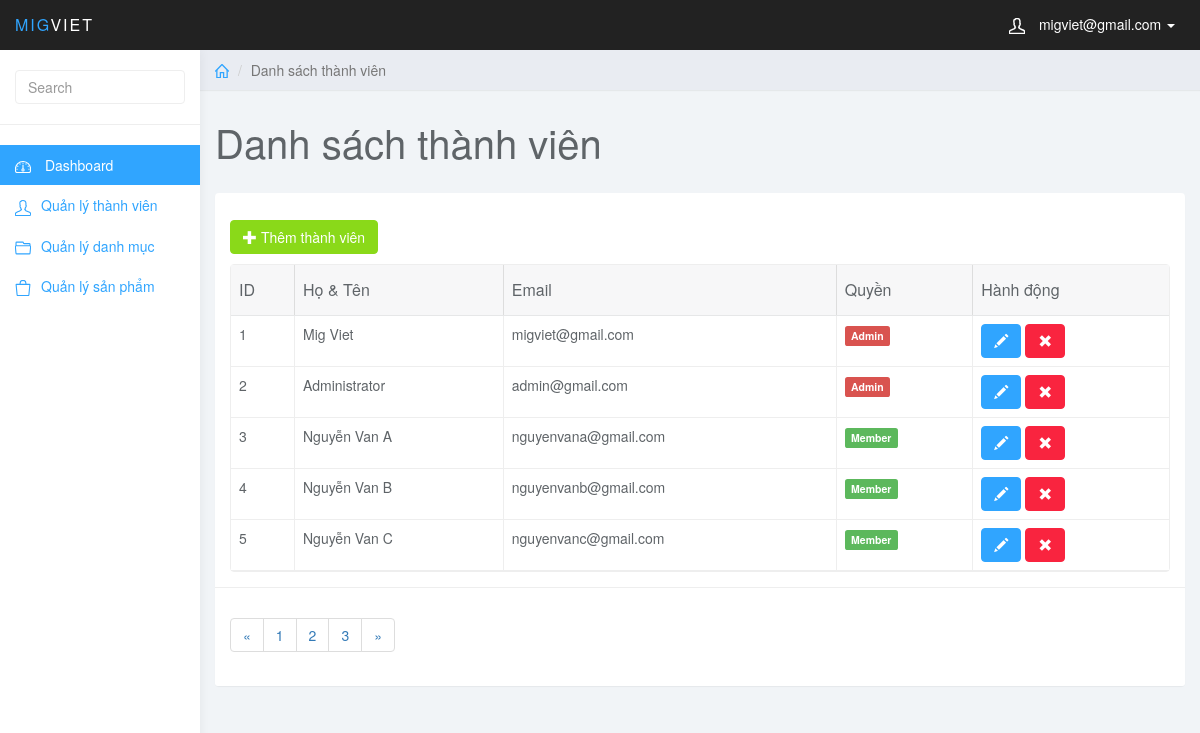
Page /admin/index.php?page_layout=user (signed in) on the committed database.
### tables this page shows
CREATE TABLE `user` (
  `user_id` int(11) NOT NULL,
  `user_full` varchar(255) NOT NULL,
  `user_mail` varchar(255) NOT NULL,
  `user_pass` varchar(255) NOT NULL,
  `user_level` int(1) NOT NULL
);

### admin/user.php (the view, shortened to what this page needs)
<div class="col-sm-9 col-sm-offset-3 col-lg-10 col-lg-offset-2 main">
    <div class="row">
        <ol class="breadcrumb">
            <li><a href="#"><svg class="glyph stroked home">
                        <use xlink:href="#stroked-home"></use>
                    </svg></a></li>
            <li class="active">Danh sách thành viên</li>
        </ol>
    </div>
    <div class="row">
        <div class="col-lg-12">
            <h1 class="page-header">Danh sách thành viên</h1>
        </div>
    </div>
    <div id="toolbar" class="btn-group">
        <a href="index.php?page_layout=add_user" class="btn btn-success">
            <i class="glyphicon glyphicon-plus"></i> Thêm thành viên
        </a>
    </div>
    <div class="row">
        <div class="col-lg-12">
            <div class="panel panel-default">
                <div class="panel-body">
                    <table data-toolbar="#toolbar" data-toggle="table">
                        <thead>
                            <tr>
                                <th data-field="id" data-sortable="true">ID</th>
                                <th data-field="name" data-sortable="true">Họ & Tên</th>
                                <th data-field="price" data-sortable="true">Email</th>
                                <th>Quyền</th>
                                <th>Hành động</th>
                            </tr>
                        </thead>
                        <tbody>
                            <?php
                            $sql = "SELECT * FROM user
								ORDER BY user_id ASC";
                            $query = mysqli_query($conn, $sql);
                            while ($row = mysqli_fetch_array($query)) {
                            ?>
                                <tr>
                                    <td style=""><?php echo $row['user_id']; ?></td>
                                    <td style=""><?php echo $row['user_full']; ?></td>
                                    <td style=""><?php echo $row['user_mail']; ?></td>
                                    <td><span class="label <?php if ($row['user_level'] == 1) {
                                                                echo 'label-danger';
                                                            } else {
                                                                echo 'label-success';
                                                            } ?>"><?php if ($row['user_level'] == 1) {
                                                                                                                                                    echo 'Admin';
                                                                                                                                                } else {
                                                                                                                                                    echo 'Member';
                                                                                                                                                } ?></span></td>
                                    <td class="form-group">
                                        <a href="index.php?page_layout=edit_user&user_id=<?php echo $row['user_id']; ?>" class="btn btn-primary"><i class="glyphicon glyphicon-pencil"></i></a>
                                        <a onclick="return thongbao();" href="del_user.php?user_id=<?php echo $row['user_id']; ?>" class="btn btn-danger"><i class="glyphicon glyphicon-remove"></i></a>
                                    </td>
                                </tr>
                            <?php
                            }
                            ?>
                        </tbody>
                    </table>
                </div>
                <div class="panel-footer">
                    <nav aria-label="Page navigation example">
                        <ul class="pagination">
                            <li class="page-item"><a class="page-link" href="#">&laquo;</a></li>
                            <li class="page-item"><a class="page-link" href="#">1</a></li>
                            <li class="page-item"><a class="page-link" href="#">2</a></li>
                            <li class="page-item"><a class="page-link" href="#">3</a></li>
                            <li class="page-item"><a class="page-link" href="#">&raquo;</a></li>
                        </ul>
                    </nav>
                </div>
            </div>
        </div>
    </div>
</div>

### admin/css/styles.css (style rules this page uses)
body { background: #f1f4f7; padding-top: 50px; color: #5f6468; }
a, a:hover, a:focus { color: #30a5ff; }
h1, h2, h3, h4, h5, h6 { color: #5f6468; }
h1 { font-weight: 300; font-size: 40px; }
.btn-primary, .btn-primary:hover, .btn-primary:focus, .btn-primary:active, .btn-primary.active, .open > .dropdown-toggle.btn-primary, .btn-primary.disabled, .btn-primary[disabled], fieldset[disabled] .btn-primary, .btn-primary.disabled:hover, .btn-primary[disabled]:hover, fieldset[disabled] .btn-primary:hover, .btn-primary.disabled:focus, .btn-primary[disabled]:focus, fieldset[disabled] .btn-primary:focus, .btn-primary.disabled:active, .btn-primary[disabled]:active, fieldset[disabled] .btn-primary:active, .btn-primary.disabled.active, .btn-primary[disabled].active, fieldset[disabled] .btn-primary.active { background-color: #30a5ff; border-color: #30a5ff; }
.btn-success, .btn-success:hover, .btn-success:focus, .btn-success:active, .btn-success.active, .open > .dropdown-toggle.btn-success, .btn-success.disabled, .btn-success[disabled], fieldset[disabled] .btn-success, .btn-success.disabled:hover, .btn-success[disabled]:hover, fieldset[disabled] .btn-success:hover, .btn-success.disabled:focus, .btn-success[disabled]:focus, fieldset[disabled] .btn-success:focus, .btn-success.disabled:active, .btn-success[disabled]:active, fieldset[disabled] .btn-success:active, .btn-success.disabled.active, .btn-success[disabled].active, fieldset[disabled] .btn-success.active { background-color: #8ad919; border-color: #8ad919; }
.btn-danger, .btn-danger:hover, .btn-danger:focus, .btn-danger:active, .btn-danger.active, .open > .dropdown-toggle.btn-danger, .btn-danger.disabled, .btn-danger[disabled], fieldset[disabled] .btn-danger, .btn-danger.disabled:hover, .btn-danger[disabled]:hover, fieldset[disabled] .btn-danger:hover, .btn-danger.disabled:focus, .btn-danger[disabled]:focus, fieldset[disabled] .btn-danger:focus, .btn-danger.disabled:active, .btn-danger[disabled]:active, fieldset[disabled] .btn-danger:active, .btn-danger.disabled.active, .btn-danger[disabled].active, fieldset[disabled] .btn-danger.active { background-color: #f9243f; border-color: #f9243f; }
.panel { border: 0; }
.panel-footer { background: #fff; border-top: 1px solid #eee; }
.breadcrumb { border-radius: 0; padding: 10px 15px; background: #e9ecf2; box-shadow: 0 1px 1px rgba(0, 0, 0, .05); margin: 0 ; }
h1.page-header { margin-top: 30px; border-bottom: 0; }
.table { background: #fff; }
.breadcrumb .glyph { height: 14px; width: 14px; margin: -2px 0 0 0; stroke-width: 4px; }

### rows in the picture
user: user_id "1", user_full "Mig Viet", user_mail "migviet@gmail.com", user_level "Admin"
user: user_id "2", user_full "Administrator", user_mail "admin@gmail.com", user_level "Admin"
user: user_id "3", user_full "Nguyễn Van A", user_mail "nguyenvana@gmail.com", user_level "Member"
user: user_id "4", user_full "Nguyễn Van B", user_mail "nguyenvanb@gmail.com", user_level "Member"
user: user_id "5", user_full "Nguyễn Van C", user_mail "nguyenvanc@gmail.com", user_level "Member"

### other values in the picture
$_SESSION['mail'] "migviet@gmail.com"
